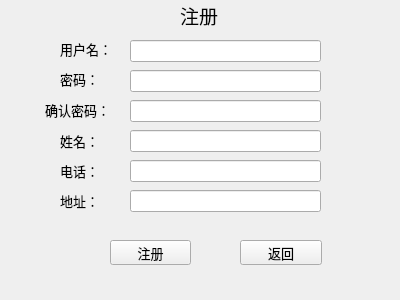
<?xml version="1.0" encoding="UTF-8"?>
<ui version="4.0">
 <class>createAccount</class>
 <widget class="QWidget" name="createAccount">
  <property name="geometry">
   <rect>
    <x>0</x>
    <y>0</y>
    <width>400</width>
    <height>300</height>
   </rect>
  </property>
  <property name="windowTitle">
   <string>注册</string>
  </property>
  <widget class="QPushButton" name="pushButton_create">
   <property name="geometry">
    <rect>
     <x>110</x>
     <y>240</y>
     <width>81</width>
     <height>25</height>
    </rect>
   </property>
   <property name="font">
    <font>
     <pointsize>10</pointsize>
    </font>
   </property>
   <property name="text">
    <string>注册</string>
   </property>
  </widget>
  <widget class="QLineEdit" name="lineEdit_account">
   <property name="geometry">
    <rect>
     <x>130</x>
     <y>40</y>
     <width>191</width>
     <height>22</height>
    </rect>
   </property>
  </widget>
  <widget class="QLabel" name="label_changepwd">
   <property name="geometry">
    <rect>
     <x>180</x>
     <y>0</y>
     <width>111</width>
     <height>31</height>
    </rect>
   </property>
   <property name="font">
    <font>
     <pointsize>14</pointsize>
    </font>
   </property>
   <property name="text">
    <string>注册</string>
   </property>
  </widget>
  <widget class="QLabel" name="label_password_3">
   <property name="geometry">
    <rect>
     <x>45</x>
     <y>100</y>
     <width>71</width>
     <height>20</height>
    </rect>
   </property>
   <property name="font">
    <font>
     <pointsize>10</pointsize>
    </font>
   </property>
   <property name="text">
    <string>确认密码：</string>
   </property>
  </widget>
  <widget class="QPushButton" name="pushButton_go_back">
   <property name="geometry">
    <rect>
     <x>240</x>
     <y>240</y>
     <width>82</width>
     <height>25</height>
    </rect>
   </property>
   <property name="font">
    <font>
     <pointsize>10</pointsize>
    </font>
   </property>
   <property name="text">
    <string>返回</string>
   </property>
  </widget>
  <widget class="QLabel" name="label_password">
   <property name="geometry">
    <rect>
     <x>60</x>
     <y>70</y>
     <width>56</width>
     <height>17</height>
    </rect>
   </property>
   <property name="font">
    <font>
     <pointsize>10</pointsize>
    </font>
   </property>
   <property name="text">
    <string>密码：</string>
   </property>
  </widget>
  <widget class="QLabel" name="label_account">
   <property name="geometry">
    <rect>
     <x>60</x>
     <y>40</y>
     <width>56</width>
     <height>17</height>
    </rect>
   </property>
   <property name="font">
    <font>
     <pointsize>10</pointsize>
    </font>
   </property>
   <property name="text">
    <string>用户名：</string>
   </property>
  </widget>
  <widget class="QLineEdit" name="lineEdit_password">
   <property name="geometry">
    <rect>
     <x>130</x>
     <y>70</y>
     <width>191</width>
     <height>22</height>
    </rect>
   </property>
   <property name="echoMode">
    <enum>QLineEdit::Password</enum>
   </property>
  </widget>
  <widget class="QLineEdit" name="lineEdit_password_ensure">
   <property name="geometry">
    <rect>
     <x>130</x>
     <y>100</y>
     <width>191</width>
     <height>22</height>
    </rect>
   </property>
   <property name="echoMode">
    <enum>QLineEdit::Password</enum>
   </property>
  </widget>
  <widget class="QLabel" name="label_name">
   <property name="geometry">
    <rect>
     <x>60</x>
     <y>130</y>
     <width>56</width>
     <height>21</height>
    </rect>
   </property>
   <property name="font">
    <font>
     <pointsize>10</pointsize>
    </font>
   </property>
   <property name="text">
    <string>姓名：</string>
   </property>
  </widget>
  <widget class="QLineEdit" name="lineEdit_name">
   <property name="geometry">
    <rect>
     <x>130</x>
     <y>130</y>
     <width>191</width>
     <height>22</height>
    </rect>
   </property>
   <property name="echoMode">
    <enum>QLineEdit::Normal</enum>
   </property>
  </widget>
  <widget class="QLabel" name="label_phone_num">
   <property name="geometry">
    <rect>
     <x>60</x>
     <y>150</y>
     <width>56</width>
     <height>41</height>
    </rect>
   </property>
   <property name="font">
    <font>
     <pointsize>10</pointsize>
    </font>
   </property>
   <property name="text">
    <string>电话：</string>
   </property>
  </widget>
  <widget class="QLineEdit" name="lineEdit_phone_num">
   <property name="geometry">
    <rect>
     <x>130</x>
     <y>160</y>
     <width>191</width>
     <height>22</height>
    </rect>
   </property>
   <property name="echoMode">
    <enum>QLineEdit::Normal</enum>
   </property>
  </widget>
  <widget class="QLineEdit" name="lineEdit_address">
   <property name="geometry">
    <rect>
     <x>130</x>
     <y>190</y>
     <width>191</width>
     <height>22</height>
    </rect>
   </property>
   <property name="echoMode">
    <enum>QLineEdit::Normal</enum>
   </property>
  </widget>
  <widget class="QLabel" name="label_address">
   <property name="geometry">
    <rect>
     <x>60</x>
     <y>180</y>
     <width>56</width>
     <height>41</height>
    </rect>
   </property>
   <property name="font">
    <font>
     <pointsize>10</pointsize>
    </font>
   </property>
   <property name="text">
    <string>地址：</string>
   </property>
  </widget>
 </widget>
 <resources/>
 <connections/>
</ui>
